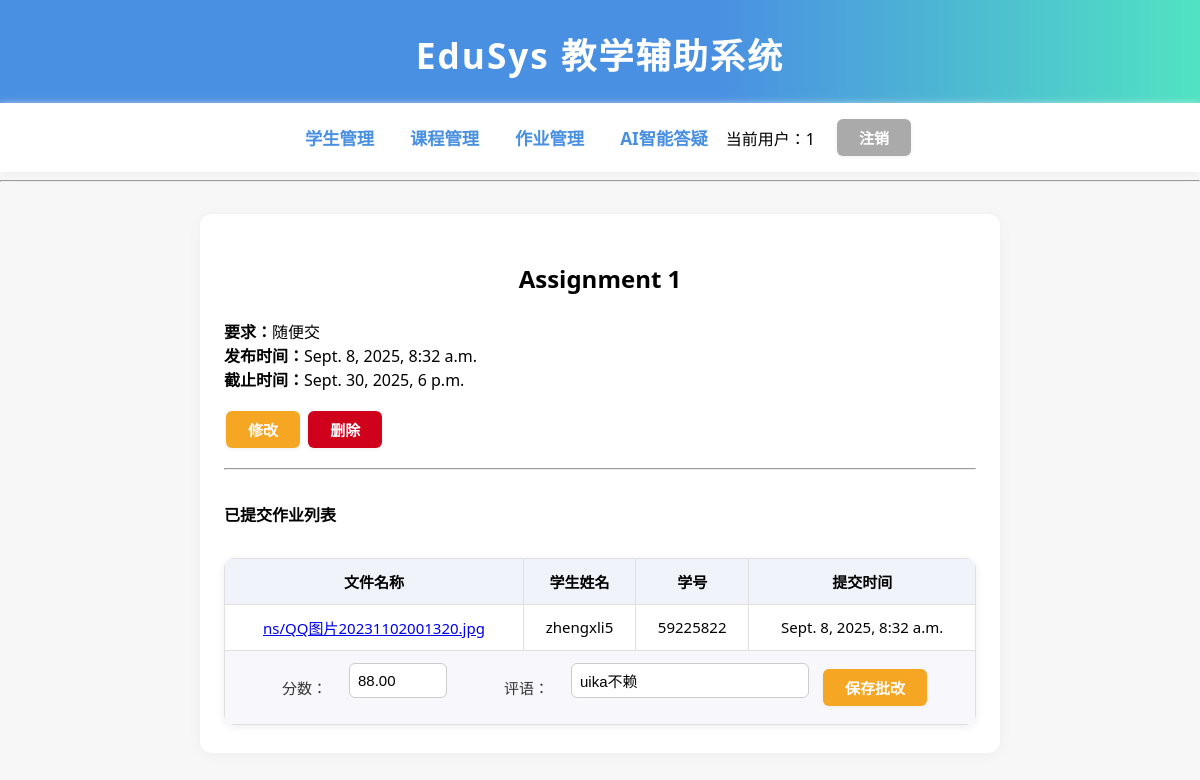
/assignments/assignment/1/ (signed in), run on the app's committed database.
### users/models.py (models this page shows, shortened)
class User(AbstractUser):
	user_id = models.CharField(max_length=20, unique=True, verbose_name='学号/工号')

### assignments/models.py (models this page shows, shortened)
class Assignment(models.Model):
    course = models.ForeignKey(Course, on_delete=models.CASCADE, related_name='assignments')
    title = models.CharField(max_length=200)
    description = models.TextField()
    publish_time = models.DateTimeField(auto_now_add=True)
    deadline = models.DateTimeField()

class AssignmentSubmission(models.Model):
    assignment = models.ForeignKey(Assignment, on_delete=models.CASCADE, related_name='submissions')
    student = models.ForeignKey(User, on_delete=models.CASCADE)
    file = models.FileField(upload_to='assignment_submissions/')
    submit_time = models.DateTimeField(auto_now_add=True)
    score = models.DecimalField(max_digits=5, decimal_places=2, null=True, blank=True, verbose_name='分数')
    comment = models.TextField(null=True, blank=True, verbose_name='评语')

### assignments/views.py (the view, shortened to what this page needs)
# urls.py: path('assignment/<int:assignment_id>/', views.assignment_detail, name='assignment_detail'),
@login_required
def assignment_detail(request, assignment_id):
    assignment = get_object_or_404(Assignment, id=assignment_id)
    submissions = assignment.submissions.select_related('student').all()
    is_teacher = request.user.is_staff or request.user.is_superuser
    user_submission = None
    if not is_teacher:
        user_submission = assignment.submissions.filter(student=request.user).first()
    return render(request, 'assignments/assignment_detail.html', {
        'assignment': assignment,
        'submissions': submissions,
        'is_teacher': is_teacher,
        'user_submission': user_submission,
    })

### assignments/templates/assignments/assignment_detail.html (shortened to what this page needs)
{% extends 'base.html' %}
{% block content %}
<div class="form" style="max-width:900px;">
  <h2 style="text-align:center;margin-bottom:24px;">{{ assignment.title }}</h2>
  <div style="margin-bottom:18px;">
    <strong>要求：</strong>{{ assignment.description }}<br>
    <strong>发布时间：</strong>{{ assignment.publish_time }}<br>
    <strong>截止时间：</strong>{{ assignment.deadline }}
  </div>
  {% if is_teacher %}
    <div style="margin-bottom:18px;">
      <a href="{% url 'assignment_update' assignment.id %}" class="btn btn-edit">修改</a>
      <form method="post" action="{% url 'assignment_delete' assignment.id %}" style="display:inline;">
        <button type="submit" class="btn btn-delete">删除</button>
      </form>
    </div>
  {% endif %}
  <hr>
  {% if is_teacher %}
    <h4 style="margin-top:32px;">已提交作业列表</h4>
    <table class="table">
      <thead>
        <tr>
          <th>文件名称</th>
          <th>学生姓名</th>
          <th>学号</th>
          <th>提交时间</th>
        </tr>
      </thead>
      <tbody>
        {% for submission in submissions %}
          <tr>
            <td><a href="{{ submission.file.url }}">{{ submission.file.name|slice:'20:' }}</a></td>
            <td>{{ submission.student.username }}</td>
            <td>{{ submission.student.user_id }}</td>
            <td>{{ submission.submit_time }}</td>
          </tr>
          <tr>
            <td colspan="4" style="background:#f8f8fc;">
              <form method="post" style="display:flex;align-items:center;gap:12px;">
                <label>分数：</label>
                <input type="number" step="0.01" min="0" max="100" name="score" value="{{ submission.score|default:'' }}" style="width:80px;">
                <label>评语：</label>
                <input type="text" name="comment" value="{{ submission.comment|default:'' }}" style="width:220px;">
                <button type="submit" class="btn btn-edit">保存批改</button>
              </form>
            </td>
          </tr>
        {% endfor %}
      </tbody>
    </table>
  {% endif %}
</div>
{% endblock %}

### students/templates/base.html (shortened to what this page needs)
<!DOCTYPE html>
<html>
<head>
</head>
<body>
    <h1>EduSys 教学辅助系统</h1>
    {% if '/users/login/' not in request.path and '/users/register/' not in request.path %}
    <nav>
        <a href="/students/">学生管理</a>
        <a href="/courses/">课程管理</a>
        <a href="/assignments/">作业管理</a>
        <a href="/agents/ai-assistant/">AI智能答疑</a>
        {% if request.user.is_authenticated %}
            <span style="margin-right:20px;">当前用户：{{ request.user.username }}</span>
            <a href="/users/logout/" class="btn-cancel">注销</a>
        {% else %}
            <a href="/users/login/">用户登录</a>
        {% endif %}
    </nav>
    {% endif %}
    <hr>
    <div style="max-width: 800px; margin: auto;">
        {% block content %}{% endblock %}
    </div>
</body>
</html>

### students/templates/base.html (style rules this page uses)
body { font-family: 'Segoe UI', Arial, sans-serif; background: #f7f7f7; margin: 0; padding: 0; }
h1 { background: linear-gradient(90deg,#4a90e2 60%,#50e3c2 100%); color: #fff; padding: 28px 0 24px 0; margin: 0; text-align:center; font-size:2.2rem; letter-spacing:2px; box-shadow:0 2px 12px #e0eafc; }
nav { background: #fff; padding: 14px 32px; box-shadow:0 2px 8px #eee; display:flex;align-items:center;justify-content:center;flex-wrap:wrap; }
nav a { margin: 0 18px; color: #4a90e2; text-decoration: none; font-weight: bold; font-size: 1.08rem; transition: color 0.2s; }
.table { width: 100%; max-width:1000px; border-collapse: collapse; background: #fff; margin: 32px auto 0 auto; box-shadow:0 2px 8px #eee; border-radius:10px; overflow:hidden; }
.table th, .table td { border: 1px solid #e0e0e0; padding: 12px; text-align: center; font-size:15px; }
.table th { background: #f0f4fa; font-weight:bold; }
.btn, .btn-edit, .btn-delete, .btn-cancel { display: inline-block; padding: 8px 22px; margin: 2px; border-radius: 6px; text-decoration: none; font-size: 15px; font-weight:bold; box-shadow:0 1px 4px #eee; border:none; transition:background 0.2s; }
.btn { background: #4a90e2; color: #fff; }
.btn-edit { background: #f5a623; color: #fff; }
.btn-delete { background: #d0021b; color: #fff; }
.btn-cancel { background: #aaa; color: #fff; }
.form { background: #fff; padding: 28px 24px; border-radius: 12px; box-shadow: 0 2px 12px #eee; margin: 32px auto 0 auto; max-width:500px; }
label { display: inline-block; width: 90px; text-align: right; margin-right: 10px; font-size:15px; color:#333; }
input, select { padding: 8px; margin-bottom: 14px; border: 1px solid #ccc; border-radius: 6px; font-size:15px; width:calc(100% - 110px); }
button { cursor: pointer; }

### data on the page
User: user.username "1"
Assignment: title "Assignment 1", description "随便交", publish_time "Sept. 8, 2025, 8:32 a.m.", deadline "Sept. 30, 2025, 6 p.m."
AssignmentSubmission: file.name "ns/QQ图片20231102001320.jpg", student.username "zhengxli5", student.user_id "59225822", submit_time "Sept. 8, 2025, 8:32 a.m.", score "88.00", comment "uika不赖"
